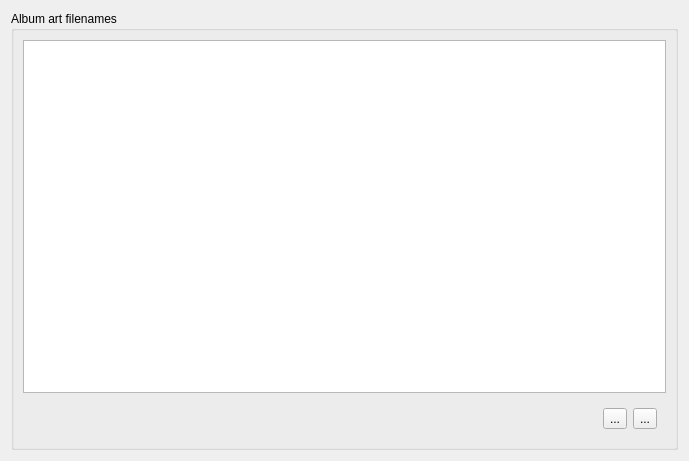
<?xml version="1.0" encoding="UTF-8"?>
<ui version="4.0">
 <class>SettingConfFile</class>
 <widget class="QWidget" name="SettingConfFile">
  <property name="geometry">
   <rect>
    <x>0</x>
    <y>0</y>
    <width>689</width>
    <height>461</height>
   </rect>
  </property>
  <property name="windowTitle">
   <string>Form</string>
  </property>
  <layout class="QVBoxLayout" name="verticalLayout">
   <item>
    <widget class="QGroupBox" name="albumArtNamesGroup">
     <property name="title">
      <string>Album art filenames</string>
     </property>
     <layout class="QVBoxLayout" name="verticalLayout_2">
      <item>
       <widget class="QListView" name="listView"/>
      </item>
      <item>
       <widget class="QWidget" name="widget" native="true">
        <layout class="QHBoxLayout" name="horizontalLayout">
         <item>
          <spacer name="horizontalSpacer">
           <property name="orientation">
            <enum>Qt::Horizontal</enum>
           </property>
           <property name="sizeHint" stdset="0">
            <size>
             <width>40</width>
             <height>20</height>
            </size>
           </property>
          </spacer>
         </item>
         <item>
          <widget class="QToolButton" name="m_add">
           <property name="text">
            <string>...</string>
           </property>
           <property name="icon">
            <iconset theme="list-add"/>
           </property>
          </widget>
         </item>
         <item>
          <widget class="QToolButton" name="m_remove">
           <property name="text">
            <string>...</string>
           </property>
           <property name="icon">
            <iconset theme="list-remove"/>
           </property>
          </widget>
         </item>
        </layout>
       </widget>
      </item>
     </layout>
    </widget>
   </item>
  </layout>
 </widget>
 <resources/>
 <connections/>
</ui>
